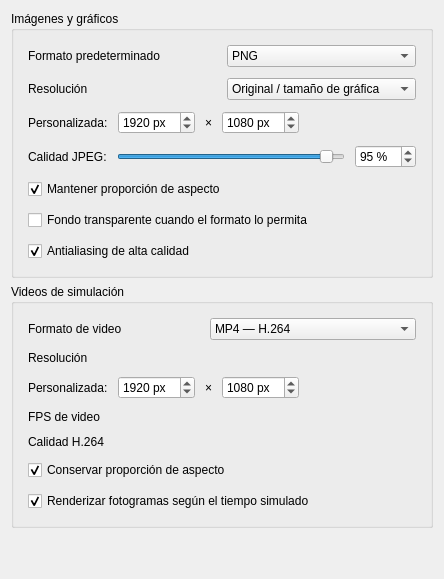
        <widget class="QWidget" name="tab_5">
         <attribute name="title">
          <string>Exportación</string>
         </attribute>
         <layout class="QGridLayout" name="gridLayout_10">
          <item row="1" column="0">
           <widget class="QGroupBox" name="groupVideo">
            <property name="title">
             <string>Videos de simulación</string>
            </property>
            <layout class="QVBoxLayout" name="groupVideoLayout">
             <property name="spacing">
              <number>11</number>
             </property>
             <property name="leftMargin">
              <number>14</number>
             </property>
             <property name="topMargin">
              <number>14</number>
             </property>
             <property name="rightMargin">
              <number>14</number>
             </property>
             <property name="bottomMargin">
              <number>14</number>
             </property>
             <item>
              <layout class="QHBoxLayout" name="comboFormatoVideoRow">
               <property name="spacing">
                <number>10</number>
               </property>
               <property name="leftMargin">
                <number>0</number>
               </property>
               <property name="topMargin">
                <number>0</number>
               </property>
               <property name="rightMargin">
                <number>0</number>
               </property>
               <property name="bottomMargin">
                <number>0</number>
               </property>
               <item>
                <widget class="QLabel" name="comboFormatoVideoLabel">
                 <property name="minimumSize">
                  <size>
                   <width>172</width>
                   <height>0</height>
                  </size>
                 </property>
                 <property name="text">
                  <string>Formato de video</string>
                 </property>
                </widget>
               </item>
               <item>
                <widget class="QComboBox" name="comboFormatoVideo">
                 <property name="currentIndex">
                  <number>0</number>
                 </property>
                 <item>
                  <property name="text">
                   <string>MP4 — H.264</string>
                  </property>
                 </item>
                 <item>
                  <property name="text">
                   <string>WebM — VP9 (por implementar)</string>
                  </property>
                 </item>
                </widget>
               </item>
              </layout>
             </item>
             <item>
              <layout class="QHBoxLayout" name="comboResolucionVideoRow">
               <property name="spacing">
                <number>10</number>
               </property>
               <property name="leftMargin">
                <number>0</number>
               </property>
               <property name="topMargin">
                <number>0</number>
               </property>
               <property name="rightMargin">
                <number>0</number>
               </property>
               <property name="bottomMargin">
                <number>0</number>
               </property>
               <item>
                <widget class="QLabel" name="comboResolucionVideoLabel">
                 <property name="minimumSize">
                  <size>
                   <width>172</width>
                   <height>0</height>
                  </size>
                 </property>
                 <property name="text">
                  <string>Resolución</string>
                 </property>
                </widget>
               </item>
              </layout>
             </item>
             <item>
              <layout class="QHBoxLayout" name="layoutVideoDims">
               <property name="spacing">
                <number>10</number>
               </property>
               <property name="leftMargin">
                <number>0</number>
               </property>
               <property name="topMargin">
                <number>0</number>
               </property>
               <property name="rightMargin">
                <number>0</number>
               </property>
               <property name="bottomMargin">
                <number>0</number>
               </property>
               <item>
                <widget class="QLabel" name="lblVidDims">
                 <property name="text">
                  <string>Personalizada:</string>
                 </property>
                 <property name="wordWrap">
                  <bool>true</bool>
                 </property>
                </widget>
               </item>
               <item>
                <widget class="QSpinBox" name="spinVidAncho">
                 <property name="suffix">
                  <string> px</string>
                 </property>
                 <property name="minimum">
                  <number>100</number>
                 </property>
                 <property name="maximum">
                  <number>16384</number>
                 </property>
                 <property name="singleStep">
                  <number>10</number>
                 </property>
                 <property name="value">
                  <number>1920</number>
                 </property>
                </widget>
               </item>
               <item>
                <widget class="QLabel" name="lblVidX">
                 <property name="text">
                  <string>×</string>
                 </property>
                </widget>
               </item>
               <item>
                <widget class="QSpinBox" name="spinVidAlto">
                 <property name="suffix">
                  <string> px</string>
                 </property>
                 <property name="minimum">
                  <number>100</number>
                 </property>
                 <property name="maximum">
                  <number>16384</number>
                 </property>
                 <property name="singleStep">
                  <number>10</number>
                 </property>
                 <property name="value">
                  <number>1080</number>
                 </property>
                </widget>
               </item>
               <item>
                <spacer name="vidDimsSpace">
                 <property name="orientation">
                  <enum>Qt::Orientation::Horizontal</enum>
                 </property>
                 <property name="sizeHint" stdset="0">
                  <size>
                   <width>20</width>
                   <height>20</height>
                  </size>
                 </property>
                </spacer>
               </item>
              </layout>
             </item>
             <item>
              <layout class="QHBoxLayout" name="comboFPSVideoRow">
               <property name="spacing">
                <number>10</number>
               </property>
               <property name="leftMargin">
                <number>0</number>
               </property>
               <property name="topMargin">
                <number>0</number>
               </property>
               <property name="rightMargin">
                <number>0</number>
               </property>
               <property name="bottomMargin">
                <number>0</number>
               </property>
               <item>
                <widget class="QLabel" name="comboFPSVideoLabel">
                 <property name="minimumSize">
                  <size>
                   <width>172</width>
                   <height>0</height>
                  </size>
                 </property>
                 <property name="text">
                  <string>FPS de video</string>
                 </property>
                </widget>
               </item>
              </layout>
             </item>
             <item>
              <layout class="QHBoxLayout" name="comboCRFVideoRow">
               <property name="spacing">
                <number>10</number>
               </property>
               <property name="leftMargin">
                <number>0</number>
               </property>
               <property name="topMargin">
                <number>0</number>
               </property>
               <property name="rightMargin">
                <number>0</number>
               </property>
               <property name="bottomMargin">
                <number>0</number>
               </property>
               <item>
                <widget class="QLabel" name="comboCRFVideoLabel">
                 <property name="minimumSize">
                  <size>
                   <width>172</width>
                   <height>0</height>
                  </size>
                 </property>
                 <property name="text">
                  <string>Calidad H.264</string>
                 </property>
                </widget>
               </item>
              </layout>
             </item>
             <item>
              <widget class="QCheckBox" name="chkRelacionVideo">
               <property name="enabled">
                <bool>true</bool>
               </property>
               <property name="text">
                <string>Conservar proporción de aspecto</string>
               </property>
               <property name="checked">
                <bool>true</bool>
               </property>
              </widget>
             </item>
             <item>
              <widget class="QCheckBox" name="chkVideoDeterminista">
               <property name="enabled">
                <bool>true</bool>
               </property>
               <property name="text">
                <string>Renderizar fotogramas según el tiempo simulado</string>
               </property>
               <property name="checked">
                <bool>true</bool>
               </property>
              </widget>
             </item>
            </layout>
           </widget>
          </item>
          <item row="0" column="0">
           <widget class="QGroupBox" name="groupImagen">
            <property name="title">
             <string>Imágenes y gráficos</string>
            </property>
            <layout class="QVBoxLayout" name="groupImagenLayout">
             <property name="spacing">
              <number>11</number>
             </property>
             <property name="leftMargin">
              <number>14</number>
             </property>
             <property name="topMargin">
              <number>14</number>
             </property>
             <property name="rightMargin">
              <number>14</number>
             </property>
             <property name="bottomMargin">
              <number>14</number>
             </property>
             <item>
              <layout class="QHBoxLayout" name="comboFormatoImagenRow">
               <property name="spacing">
                <number>10</number>
               </property>
               <property name="leftMargin">
                <number>0</number>
               </property>
               <property name="topMargin">
                <number>0</number>
               </property>
               <property name="rightMargin">
                <number>0</number>
               </property>
               <property name="bottomMargin">
                <number>0</number>
               </property>
               <item>
                <widget class="QLabel" name="comboFormatoImagenLabel">
                 <property name="minimumSize">
                  <size>
                   <width>172</width>
                   <height>0</height>
                  </size>
                 </property>
                 <property name="text">
                  <string>Formato predeterminado</string>
                 </property>
                </widget>
               </item>
               <item>
                <widget class="QComboBox" name="comboFormatoImagen">
                 <property name="currentIndex">
                  <number>0</number>
                 </property>
                 <item>
                  <property name="text">
                   <string>PNG</string>
                  </property>
                 </item>
                 <item>
                  <property name="text">
                   <string>JPEG</string>
                  </property>
                 </item>
                 <item>
                  <property name="text">
                   <string>SVG</string>
                  </property>
                 </item>
                 <item>
                  <property name="text">
                   <string>PDF</string>
                  </property>
                 </item>
                </widget>
               </item>
              </layout>
             </item>
             <item>
              <layout class="QHBoxLayout" name="comboResolucionImagenRow">
               <property name="spacing">
                <number>10</number>
               </property>
               <property name="leftMargin">
                <number>0</number>
               </property>
               <property name="topMargin">
                <number>0</number>
               </property>
               <property name="rightMargin">
                <number>0</number>
               </property>
               <property name="bottomMargin">
                <number>0</number>
               </property>
               <item>
                <widget class="QLabel" name="comboResolucionImagenLabel">
                 <property name="minimumSize">
                  <size>
                   <width>172</width>
                   <height>0</height>
                  </size>
                 </property>
                 <property name="text">
                  <string>Resolución</string>
                 </property>
                </widget>
               </item>
               <item>
                <widget class="QComboBox" name="comboResolucionImagen">
                 <property name="currentIndex">
                  <number>0</number>
                 </property>
                 <item>
                  <property name="text">
                   <string>Original / tamaño de gráfica</string>
                  </property>
                 </item>
                 <item>
                  <property name="text">
                   <string>1920 × 1080 (Full HD)</string>
                  </property>
                 </item>
                 <item>
                  <property name="text">
                   <string>2560 × 1440 (QHD)</string>
                  </property>
                 </item>
                 <item>
                  <property name="text">
                   <string>3840 × 2160 (4K)</string>
                  </property>
                 </item>
                 <item>
                  <property name="text">
                   <string>Personalizada</string>
                  </property>
                 </item>
                </widget>
               </item>
              </layout>
             </item>
             <item>
              <layout class="QHBoxLayout" name="layoutImagenDims">
               <property name="spacing">
                <number>10</number>
               </property>
               <property name="leftMargin">
                <number>0</number>
               </property>
               <property name="topMargin">
                <number>0</number>
               </property>
               <property name="rightMargin">
                <number>0</number>
               </property>
               <property name="bottomMargin">
                <number>0</number>
               </property>
               <item>
                <widget class="QLabel" name="lblImgDims">
                 <property name="text">
                  <string>Personalizada:</string>
                 </property>
                 <property name="wordWrap">
                  <bool>true</bool>
                 </property>
                </widget>
               </item>
               <item>
                <widget class="QSpinBox" name="spinImgAncho">
                 <property name="suffix">
                  <string> px</string>
                 </property>
                 <property name="minimum">
                  <number>100</number>
                 </property>
                 <property name="maximum">
                  <number>16384</number>
                 </property>
                 <property name="singleStep">
                  <number>10</number>
                 </property>
                 <property name="value">
                  <number>1920</number>
                 </property>
                </widget>
               </item>
               <item>
                <widget class="QLabel" name="lblPor">
                 <property name="text">
                  <string>×</string>
                 </property>
                </widget>
               </item>
               <item>
                <widget class="QSpinBox" name="spinImgAlto">
                 <property name="suffix">
                  <string> px</string>
                 </property>
                 <property name="minimum">
                  <number>100</number>
                 </property>
                 <property name="maximum">
                  <number>16384</number>
                 </property>
                 <property name="singleStep">
                  <number>10</number>
                 </property>
                 <property name="value">
                  <number>1080</number>
                 </property>
                </widget>
               </item>
               <item>
                <spacer name="imgDimsSpace">
                 <property name="orientation">
                  <enum>Qt::Orientation::Horizontal</enum>
                 </property>
                 <property name="sizeHint" stdset="0">
                  <size>
                   <width>20</width>
                   <height>20</height>
                  </size>
                 </property>
                </spacer>
               </item>
              </layout>
             </item>
             <item>
              <layout class="QHBoxLayout" name="layoutJpeg">
               <property name="spacing">
                <number>10</number>
               </property>
               <property name="leftMargin">
                <number>0</number>
               </property>
               <property name="topMargin">
                <number>0</number>
               </property>
               <property name="rightMargin">
                <number>0</number>
               </property>
               <property name="bottomMargin">
                <number>0</number>
               </property>
               <item>
                <widget class="QLabel" name="lblJpeg">
                 <property name="text">
                  <string>Calidad JPEG:</string>
                 </property>
                 <property name="wordWrap">
                  <bool>true</bool>
                 </property>
                </widget>
               </item>
               <item>
                <widget class="QSlider" name="sliderJpeg">
                 <property name="minimum">
                  <number>1</number>
                 </property>
                 <property name="maximum">
                  <number>100</number>
                 </property>
                 <property name="value">
                  <number>95</number>
                 </property>
                 <property name="orientation">
                  <enum>Qt::Orientation::Horizontal</enum>
                 </property>
                </widget>
               </item>
               <item>
                <widget class="QSpinBox" name="spinJpeg">
                 <property name="suffix">
                  <string> %</string>
                 </property>
                 <property name="minimum">
                  <number>1</number>
                 </property>
                 <property name="maximum">
                  <number>100</number>
                 </property>
                 <property name="singleStep">
                  <number>1</number>
                 </property>
                 <property name="value">
                  <number>95</number>
                 </property>
                </widget>
               </item>
              </layout>
             </item>
             <item>
              <widget class="QCheckBox" name="chkMantenerAspectoImagen">
               <property name="enabled">
                <bool>true</bool>
               </property>
               <property name="text">
                <string>Mantener proporción de aspecto</string>
               </property>
               <property name="checked">
                <bool>true</bool>
               </property>
              </widget>
             </item>
             <item>
              <widget class="QCheckBox" name="chkFondoTransparente">
               <property name="enabled">
                <bool>true</bool>
               </property>
               <property name="text">
                <string>Fondo transparente cuando el formato lo permita</string>
               </property>
               <property name="checked">
                <bool>false</bool>
               </property>
              </widget>
             </item>
             <item>
              <widget class="QCheckBox" name="chkAntialiasExport">
               <property name="enabled">
                <bool>true</bool>
               </property>
               <property name="text">
                <string>Antialiasing de alta calidad</string>
               </property>
               <property name="checked">
                <bool>true</bool>
               </property>
              </widget>
             </item>
            </layout>
           </widget>
          </item>
          <item row="2" column="0">
           <spacer name="verticalSpacer_3">
            <property name="orientation">
             <enum>Qt::Orientation::Vertical</enum>
            </property>
            <property name="sizeHint" stdset="0">
             <size>
              <width>20</width>
              <height>40</height>
             </size>
            </property>
           </spacer>
          </item>
         </layout>
        </widget>
